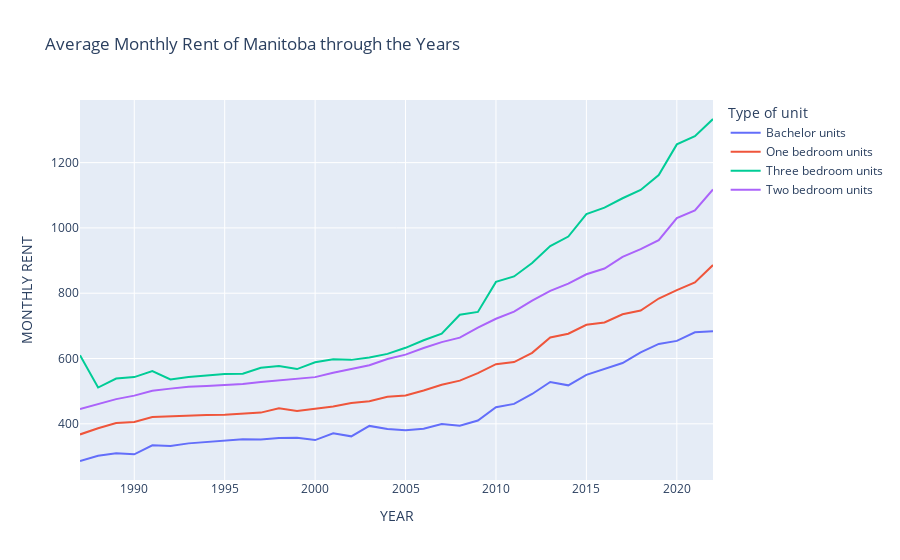

This figure's notebook cell:
### Code cell
province = 'Manitoba' #change this to any province you'd like

province_grouped = grouped.loc[grouped['PROVINCE'] == province]
px.line(province_grouped,x='YEAR',y='MONTHLY RENT',color='Type of unit', title='Average Monthly Rent of ' + province + ' through the Years')

### Figure 1 — Plotly figure (JSON) as saved in the notebook; plotly's stock layout.template omitted (floating-point values rounded to 4 significant figures)
{"data": [{"hovertemplate": "Type of unit=Bachelor units<br>YEAR=%{x}<br>MONTHLY RENT=%{y}<extra></extra>", "legendgroup": "Bachelor units", "line": {"color": "#636efa", "dash": "solid"}, "marker": {"symbol": "circle"}, "mode": "lines", "name": "Bachelor units", "orientation": "v", "showlegend": true, "type": "scatter", "x": [1987, 1988, 1989, 1990, 1991, 1992, 1993, 1994, 1995, 1996, 1997, 1998, 1999, 2000, 2001, 2002, 2003, 2004, 2005, 2006, 2007, 2008, 2009, 2010, 2011, 2012, 2013, 2014, 2015, 2016, 2017, 2018, 2019, 2020, 2021, 2022], "xaxis": "x", "y": [286, 302.3, 309.7, 306.3, 334, 332, 340, 343.9, 347.9, 352.4, 352.1, 356.8, 357.3, 350.1, 370.8, 361.5, 393.5, 383.9, 380.5, 385.1, 399.4, 394, 410.1, 450.7, 460.9, 491.4, 528.2, 517.8, 549.9, 569.1, 586, 618.8, 644.8, 654, 680.2, 683.4], "yaxis": "y"}, {"hovertemplate": "Type of unit=One bedroom units<br>YEAR=%{x}<br>MONTHLY RENT=%{y}<extra></extra>", "legendgroup": "One bedroom units", "line": {"color": "#EF553B", "dash": "solid"}, "marker": {"symbol": "circle"}, "mode": "lines", "name": "One bedroom units", "orientation": "v", "showlegend": true, "type": "scatter", "x": [1987, 1988, 1989, 1990, 1991, 1992, 1993, 1994, 1995, 1996, 1997, 1998, 1999, 2000, 2001, 2002, 2003, 2004, 2005, 2006, 2007, 2008, 2009, 2010, 2011, 2012, 2013, 2014, 2015, 2016, 2017, 2018, 2019, 2020, 2021, 2022], "xaxis": "x", "y": [367.4, 386.5, 402.5, 405.5, 420.5, 423.1, 426.1, 427, 427.6, 431.1, 434.2, 447.4, 439.4, 446.3, 453.1, 463.4, 469.3, 482.6, 486.8, 501.9, 519.6, 532.3, 555.2, 582.7, 589.2, 617.3, 664.5, 675.9, 703.4, 710.4, 735.6, 746.7, 783.7, 809.4, 832.8, 886.3], "yaxis": "y"}, {"hovertemplate": "Type of unit=Three bedroom units<br>YEAR=%{x}<br>MONTHLY RENT=%{y}<extra></extra>", "legendgroup": "Three bedroom units", "line": {"color": "#00cc96", "dash": "solid"}, "marker": {"symbol": "circle"}, "mode": "lines", "name": "Three bedroom units", "orientation": "v", "showlegend": true, "type": "scatter", "x": [1987, 1988, 1989, 1990, 1991, 1992, 1993, 1994, 1995, 1996, 1997, 1998, 1999, 2000, 2001, 2002, 2003, 2004, 2005, 2006, 2007, 2008, 2009, 2010, 2011, 2012, 2013, 2014, 2015, 2016, 2017, 2018, 2019, 2020, 2021, 2022], "xaxis": "x", "y": [610, 511, 538.7, 543, 561.3, 535.6, 543.3, 547.6, 552.6, 553.6, 571.7, 576.7, 567.6, 588.4, 597.4, 595.8, 603.1, 614.2, 632.7, 655.9, 676.1, 733.9, 742.7, 834.7, 851.4, 892.5, 944.4, 973.7, 1042.0, 1062.0, 1091.0, 1116.0, 1162.0, 1256.0, 1281.0, 1334.0], "yaxis": "y"}, {"hovertemplate": "Type of unit=Two bedroom units<br>YEAR=%{x}<br>MONTHLY RENT=%{y}<extra></extra>", "legendgroup": "Two bedroom units", "line": {"color": "#ab63fa", "dash": "solid"}, "marker": {"symbol": "circle"}, "mode": "lines", "name": "Two bedroom units", "orientation": "v", "showlegend": true, "type": "scatter", "x": [1987, 1988, 1989, 1990, 1991, 1992, 1993, 1994, 1995, 1996, 1997, 1998, 1999, 2000, 2001, 2002, 2003, 2004, 2005, 2006, 2007, 2008, 2009, 2010, 2011, 2012, 2013, 2014, 2015, 2016, 2017, 2018, 2019, 2020, 2021, 2022], "xaxis": "x", "y": [445, 460, 475.5, 486.2, 501, 507.7, 513.5, 516.1, 519.7, 521.8, 528.2, 533, 538.2, 542.9, 556.5, 568.1, 579.5, 598.4, 611.8, 632.1, 650.3, 663.8, 694.8, 721.8, 743.7, 777.2, 807, 829.5, 858.0, 875.6, 911.6, 935.0, 962.5, 1030.0, 1053.0, 1118.0], "yaxis": "y"}], "layout": {"legend": {"title": {"text": "Type of unit"}, "tracegroupgap": 0}, "title": {"text": "Average Monthly Rent of Manitoba through the Years"}, "xaxis": {"anchor": "y", "domain": [0, 1], "title": {"text": "YEAR"}}, "yaxis": {"anchor": "x", "domain": [0, 1], "title": {"text": "MONTHLY RENT"}}}}
